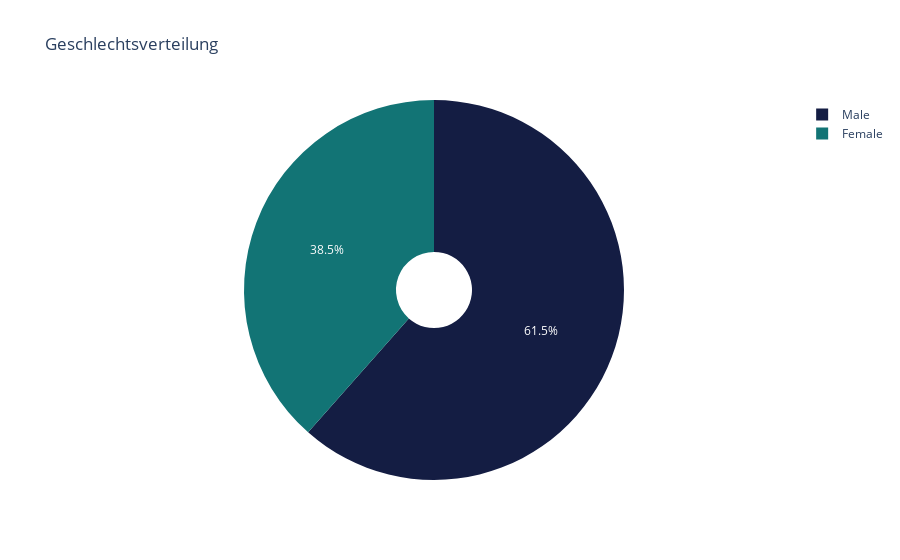

Notebook source saved alongside this figure:
### Code cell
# Absolute Anzahl von Male und Female in dff abspeichern
dff = df_positive['gender'].value_counts()[:10] 

# Label für den Pie chart festlegen
label = dff.index

# Summe der Ausprägungen je Label
size = dff.values

# Farben definieren und pie chart erzeugen
colors = ['rgb(20,29,67)', 'rgb(18,116,117)']
trace = go.Pie(labels=label, values=size, marker=dict(colors=colors), hole=.2)

data = [trace]

# Titel hinzufügen
layout = go.Layout(
    title='Geschlechtsverteilung'
)

# Plot erzeugen mit den zuvor definierten Spezifikationen
fig = go.Figure(data=data, layout=layout)
py.iplot(fig)

### Figure 1 — Plotly figure (JSON) as saved in the notebook; plotly's stock layout.template omitted (floating-point values rounded to 4 significant figures)
{"data": [{"hole": 0.2, "labels": ["Male", "Female"], "marker": {"colors": ["rgb(20,29,67)", "rgb(18,116,117)"]}, "type": "pie", "values": [347, 217]}], "layout": {"title": {"text": "Geschlechtsverteilung"}}}
